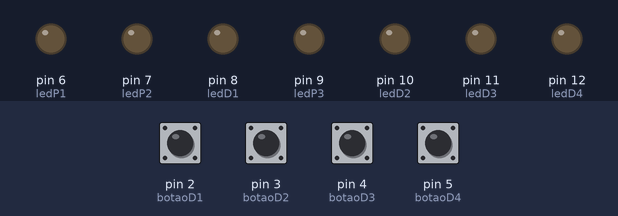
Simulated run of this sketch. Board: Arduino Uno, built with avr-gcc and run on an emulated ATmega328P. Parts: output pins drawn as LEDs (lit = HIGH). The inputs (shaded band) are chosen by the test bench; at power-on: pin 2 (botaoD1), pin 3 (botaoD2), pin 4 (botaoD3), pin 5 (botaoD4) HIGH.

Above: at 1.2 s.
1.3 s: pin 2 (botaoD1) pulled LOW for 0.15 s
At 1.9 s:
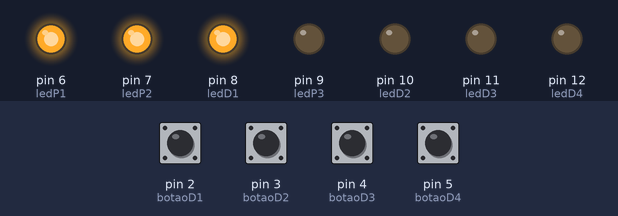
2.9 s: pin 3 (botaoD2) pulled LOW for 0.15 s
At 4.1 s:
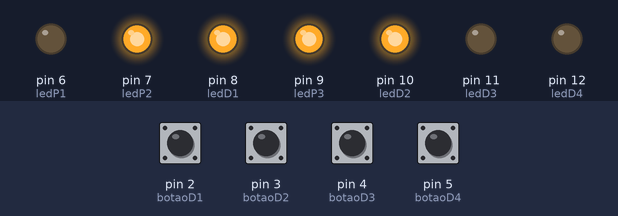
4.5 s: pin 4 (botaoD3) pulled LOW for 0.15 s
At 5.5 s:
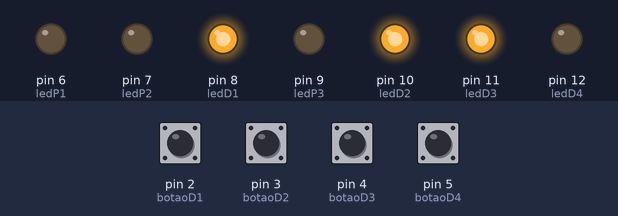
6.1 s: pin 5 (botaoD4) pulled LOW for 0.15 s
At 6.7 s:
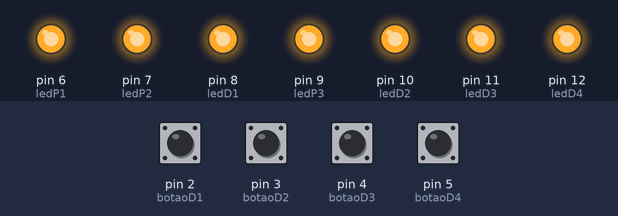
7.7 s: pin 2 (botaoD1) pulled LOW for 1 s
At 9.1 s:
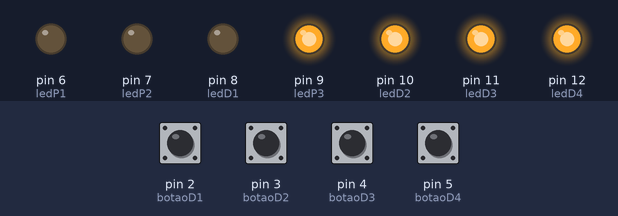
10.2 s: pin 3 (botaoD2) pulled LOW for 1 s
At 11.0 s:
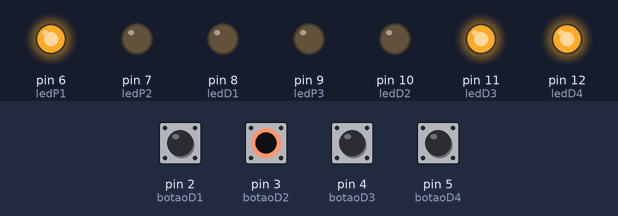
Timing chart, 0 to 13.2 s (numbered marks = the images above; inputs shaded):
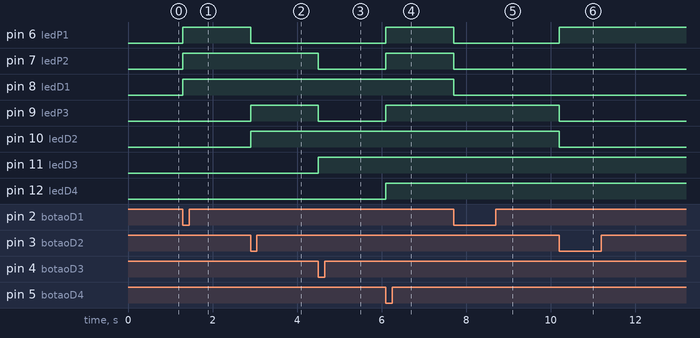

The sketch:

codigo_hamming.ino
```cpp
#define botaoD1 2
#define botaoD2 3
#define botaoD3 4
#define botaoD4 5

#define ledP1 6    // P1 - paridade(D1, D2, D4)
#define ledP2 7    // P2 - paridade(D1, D3, D4)
#define ledD1 8    // D1
#define ledP3 9    // P3 - paridade(D2, D3, D4)
#define ledD2 10   // D2
#define ledD3 11   // D3
#define ledD4 12   // D4

bool d1 = false;
bool d2 = false;
bool d3 = false;
bool d4 = false;

// Tanto faz ser HIGH ou LOW, essa parte serve para que a variável não fique vaga
bool lastLeituraD1 = HIGH;
bool lastLeituraD2 = HIGH;
bool lastLeituraD3 = HIGH;
bool lastLeituraD4 = HIGH;

void setup() {
  pinMode(botaoD1, INPUT_PULLUP);
  pinMode(botaoD2, INPUT_PULLUP);
  pinMode(botaoD3, INPUT_PULLUP);
  pinMode(botaoD4, INPUT_PULLUP);

  pinMode(ledP1, OUTPUT);
  pinMode(ledP2, OUTPUT);
  pinMode(ledD1, OUTPUT);
  pinMode(ledP3, OUTPUT);
  pinMode(ledD2, OUTPUT);
  pinMode(ledD3, OUTPUT);
  pinMode(ledD4, OUTPUT);
}

void loop() {
  // como o códico é executado de cima pra baixo, primeiro fazemos as leituras dos botoes para depois considerar como um lastBotao
  // logo a comparação será sempre com o leituraD do loop anterior que será escrito como lastBotao antes que o loop atual o escreva como leituraD
  // usamos ! pois estes pins estão como INPUT_PULLOUT
  bool leituraD1 = !digitalRead(botaoD1);
  bool leituraD2 = !digitalRead(botaoD2);
  bool leituraD3 = !digitalRead(botaoD3);
  bool leituraD4 = !digitalRead(botaoD4);

  // por se tratar de uma porta AND o if só será verdadeiro se leituraD seja HIGH e lastBotao seja LOW ou seja: borda de subida
  // depois de apertar o botão tornando leituraD HIGH
  if (leituraD1 && !lastLeituraD1) d1 = !d1;
  if (leituraD2 && !lastLeituraD2) d2 = !d2;
  if (leituraD3 && !lastLeituraD3) d3 = !d3;
  if (leituraD4 && !lastLeituraD4) d4 = !d4;

  // constantemente copia o estado atual do botão pra comparar com o estado seguinte
  lastLeituraD1 = leituraD1;
  lastLeituraD2 = leituraD2;
  lastLeituraD3 = leituraD3;
  lastLeituraD4 = leituraD4;

  // operações de paridade
  bool p1 = (d1 ^ d2 ^ d4);
  bool p2 = (d1 ^ d3 ^ d4);
  bool p3 = (d2 ^ d3 ^ d4);

  // display dos bits nos leds
  digitalWrite(ledP1, p1);
  digitalWrite(ledP2, p2);
  digitalWrite(ledD1, d1);
  digitalWrite(ledP3, p3);
  digitalWrite(ledD2, d2);
  digitalWrite(ledD3, d3);
  digitalWrite(ledD4, d4);
}
```

Measured:
- after the input at 1.3 s, pin 6 (ledP1), pin 7 (ledP2), pin 8 (ledD1): LOW → HIGH at once
- after the input at 2.9 s, pin 6 (ledP1): HIGH → LOW at once; pin 9 (ledP3), pin 10 (ledD2): LOW → HIGH at once
- after the input at 4.5 s, pin 7 (ledP2), pin 9 (ledP3): HIGH → LOW at once; pin 11 (ledD3): LOW → HIGH at once
- after the input at 6.1 s, pin 6 (ledP1), pin 7 (ledP2), pin 9 (ledP3), pin 12 (ledD4): LOW → HIGH at once
- after the input at 7.7 s, pin 6 (ledP1), pin 7 (ledP2), pin 8 (ledD1): HIGH → LOW at once
- after the input at 10.2 s, pin 6 (ledP1): LOW → HIGH at once; pin 9 (ledP3), pin 10 (ledD2): HIGH → LOW at once
